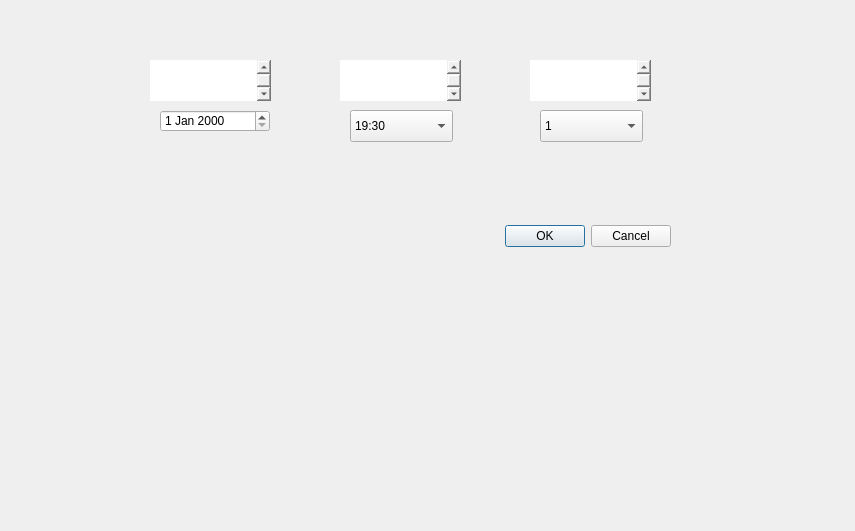
<?xml version="1.0" encoding="UTF-8"?>
<ui version="4.0">
 <class>Dialog</class>
 <widget class="QDialog" name="Dialog">
  <property name="geometry">
   <rect>
    <x>0</x>
    <y>0</y>
    <width>855</width>
    <height>531</height>
   </rect>
  </property>
  <property name="windowTitle">
   <string>Dialog</string>
  </property>
  <property name="styleSheet">
   <string notr="true"/>
  </property>
  <widget class="QDialogButtonBox" name="buttonBox">
   <property name="geometry">
    <rect>
     <x>330</x>
     <y>220</y>
     <width>341</width>
     <height>32</height>
    </rect>
   </property>
   <property name="orientation">
    <enum>Qt::Orientation::Horizontal</enum>
   </property>
   <property name="standardButtons">
    <set>QDialogButtonBox::StandardButton::Cancel|QDialogButtonBox::StandardButton::Ok</set>
   </property>
  </widget>
  <widget class="QComboBox" name="comboBox">
   <property name="geometry">
    <rect>
     <x>350</x>
     <y>110</y>
     <width>103</width>
     <height>32</height>
    </rect>
   </property>
   <item>
    <property name="text">
     <string>19:30</string>
    </property>
   </item>
   <item>
    <property name="text">
     <string>20:00</string>
    </property>
   </item>
   <item>
    <property name="text">
     <string>20:30</string>
    </property>
   </item>
   <item>
    <property name="text">
     <string>21:00</string>
    </property>
   </item>
   <item>
    <property name="text">
     <string>21:30</string>
    </property>
   </item>
  </widget>
  <widget class="QTextEdit" name="textEdit">
   <property name="geometry">
    <rect>
     <x>150</x>
     <y>60</y>
     <width>121</width>
     <height>41</height>
    </rect>
   </property>
   <property name="autoFillBackground">
    <bool>false</bool>
   </property>
   <property name="styleSheet">
    <string notr="true">background: none;
border: none;</string>
   </property>
   <property name="html">
    <string>&lt;!DOCTYPE HTML PUBLIC &quot;-//W3C//DTD HTML 4.0//EN&quot; &quot;http://www.w3.org/TR/REC-html40/strict.dtd&quot;&gt;
&lt;html&gt;&lt;head&gt;&lt;meta name=&quot;qrichtext&quot; content=&quot;1&quot; /&gt;&lt;meta charset=&quot;utf-8&quot; /&gt;&lt;style type=&quot;text/css&quot;&gt;
p, li { white-space: pre-wrap; }
hr { height: 1px; border-width: 0; }
li.unchecked::marker { content: &quot;\2610&quot;; }
li.checked::marker { content: &quot;\2612&quot;; }
&lt;/style&gt;&lt;/head&gt;&lt;body style=&quot; font-family:'.AppleSystemUIFont'; font-size:13pt; font-weight:400; font-style:normal;&quot;&gt;
&lt;p style=&quot; margin-top:0px; margin-bottom:0px; margin-left:0px; margin-right:0px; -qt-block-indent:0; text-indent:0px;&quot;&gt;&lt;span style=&quot; color:#ffffff;&quot;&gt;DATA&lt;/span&gt;&lt;/p&gt;
&lt;p style=&quot;-qt-paragraph-type:empty; margin-top:0px; margin-bottom:0px; margin-left:0px; margin-right:0px; -qt-block-indent:0; text-indent:0px; color:#ffffff;&quot;&gt;&lt;br /&gt;&lt;/p&gt;&lt;/body&gt;&lt;/html&gt;</string>
   </property>
  </widget>
  <widget class="QDateEdit" name="dateEdit">
   <property name="geometry">
    <rect>
     <x>160</x>
     <y>110</y>
     <width>110</width>
     <height>22</height>
    </rect>
   </property>
  </widget>
  <widget class="QTextEdit" name="textEdit_2">
   <property name="geometry">
    <rect>
     <x>340</x>
     <y>60</y>
     <width>121</width>
     <height>41</height>
    </rect>
   </property>
   <property name="autoFillBackground">
    <bool>false</bool>
   </property>
   <property name="styleSheet">
    <string notr="true">background: none;
border: none;</string>
   </property>
   <property name="html">
    <string>&lt;!DOCTYPE HTML PUBLIC &quot;-//W3C//DTD HTML 4.0//EN&quot; &quot;http://www.w3.org/TR/REC-html40/strict.dtd&quot;&gt;
&lt;html&gt;&lt;head&gt;&lt;meta name=&quot;qrichtext&quot; content=&quot;1&quot; /&gt;&lt;meta charset=&quot;utf-8&quot; /&gt;&lt;style type=&quot;text/css&quot;&gt;
p, li { white-space: pre-wrap; }
hr { height: 1px; border-width: 0; }
li.unchecked::marker { content: &quot;\2610&quot;; }
li.checked::marker { content: &quot;\2612&quot;; }
&lt;/style&gt;&lt;/head&gt;&lt;body style=&quot; font-family:'.AppleSystemUIFont'; font-size:13pt; font-weight:400; font-style:normal;&quot;&gt;
&lt;p style=&quot; margin-top:0px; margin-bottom:0px; margin-left:0px; margin-right:0px; -qt-block-indent:0; text-indent:0px;&quot;&gt;&lt;span style=&quot; color:#ffffff;&quot;&gt;ORA&lt;/span&gt;&lt;/p&gt;
&lt;p style=&quot;-qt-paragraph-type:empty; margin-top:0px; margin-bottom:0px; margin-left:0px; margin-right:0px; -qt-block-indent:0; text-indent:0px; color:#ffffff;&quot;&gt;&lt;br /&gt;&lt;/p&gt;&lt;/body&gt;&lt;/html&gt;</string>
   </property>
  </widget>
  <widget class="QComboBox" name="comboBox_2">
   <property name="geometry">
    <rect>
     <x>540</x>
     <y>110</y>
     <width>103</width>
     <height>32</height>
    </rect>
   </property>
   <item>
    <property name="text">
     <string>1</string>
    </property>
   </item>
   <item>
    <property name="text">
     <string>2</string>
    </property>
   </item>
   <item>
    <property name="text">
     <string>3</string>
    </property>
   </item>
   <item>
    <property name="text">
     <string>4</string>
    </property>
   </item>
   <item>
    <property name="text">
     <string>5</string>
    </property>
   </item>
   <item>
    <property name="text">
     <string>6</string>
    </property>
   </item>
   <item>
    <property name="text">
     <string>7</string>
    </property>
   </item>
   <item>
    <property name="text">
     <string>8</string>
    </property>
   </item>
   <item>
    <property name="text">
     <string>9</string>
    </property>
   </item>
   <item>
    <property name="text">
     <string>10</string>
    </property>
   </item>
   <item>
    <property name="text">
     <string>11</string>
    </property>
   </item>
   <item>
    <property name="text">
     <string>12</string>
    </property>
   </item>
   <item>
    <property name="text">
     <string>13</string>
    </property>
   </item>
   <item>
    <property name="text">
     <string>14</string>
    </property>
   </item>
   <item>
    <property name="text">
     <string>15</string>
    </property>
   </item>
   <item>
    <property name="text">
     <string>16</string>
    </property>
   </item>
   <item>
    <property name="text">
     <string>17</string>
    </property>
   </item>
   <item>
    <property name="text">
     <string>18</string>
    </property>
   </item>
   <item>
    <property name="text">
     <string>19</string>
    </property>
   </item>
   <item>
    <property name="text">
     <string>20</string>
    </property>
   </item>
  </widget>
  <widget class="QTextEdit" name="textEdit_3">
   <property name="geometry">
    <rect>
     <x>530</x>
     <y>60</y>
     <width>121</width>
     <height>41</height>
    </rect>
   </property>
   <property name="autoFillBackground">
    <bool>false</bool>
   </property>
   <property name="styleSheet">
    <string notr="true">background: none;
border: none;</string>
   </property>
   <property name="html">
    <string>&lt;!DOCTYPE HTML PUBLIC &quot;-//W3C//DTD HTML 4.0//EN&quot; &quot;http://www.w3.org/TR/REC-html40/strict.dtd&quot;&gt;
&lt;html&gt;&lt;head&gt;&lt;meta name=&quot;qrichtext&quot; content=&quot;1&quot; /&gt;&lt;meta charset=&quot;utf-8&quot; /&gt;&lt;style type=&quot;text/css&quot;&gt;
p, li { white-space: pre-wrap; }
hr { height: 1px; border-width: 0; }
li.unchecked::marker { content: &quot;\2610&quot;; }
li.checked::marker { content: &quot;\2612&quot;; }
&lt;/style&gt;&lt;/head&gt;&lt;body style=&quot; font-family:'.AppleSystemUIFont'; font-size:13pt; font-weight:400; font-style:normal;&quot;&gt;
&lt;p style=&quot; margin-top:0px; margin-bottom:0px; margin-left:0px; margin-right:0px; -qt-block-indent:0; text-indent:0px;&quot;&gt;&lt;span style=&quot; color:#ffffff;&quot;&gt;NUM. PERSONE&lt;/span&gt;&lt;/p&gt;&lt;/body&gt;&lt;/html&gt;</string>
   </property>
  </widget>
 </widget>
 <resources/>
 <connections>
  <connection>
   <sender>buttonBox</sender>
   <signal>accepted()</signal>
   <receiver>Dialog</receiver>
   <slot>accept()</slot>
   <hints>
    <hint type="sourcelabel">
     <x>248</x>
     <y>254</y>
    </hint>
    <hint type="destinationlabel">
     <x>157</x>
     <y>274</y>
    </hint>
   </hints>
  </connection>
  <connection>
   <sender>buttonBox</sender>
   <signal>rejected()</signal>
   <receiver>Dialog</receiver>
   <slot>reject()</slot>
   <hints>
    <hint type="sourcelabel">
     <x>316</x>
     <y>260</y>
    </hint>
    <hint type="destinationlabel">
     <x>286</x>
     <y>274</y>
    </hint>
   </hints>
  </connection>
 </connections>
</ui>
